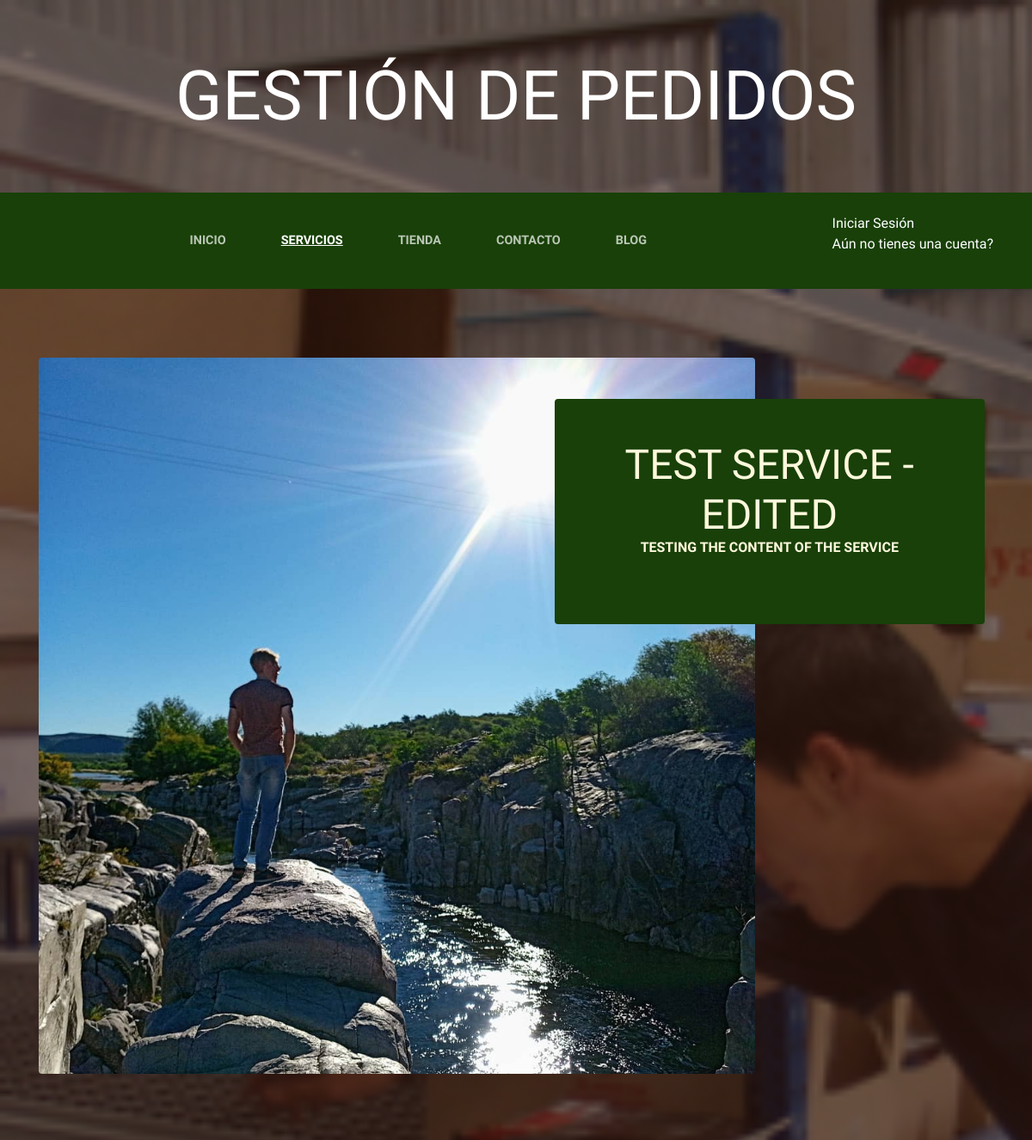
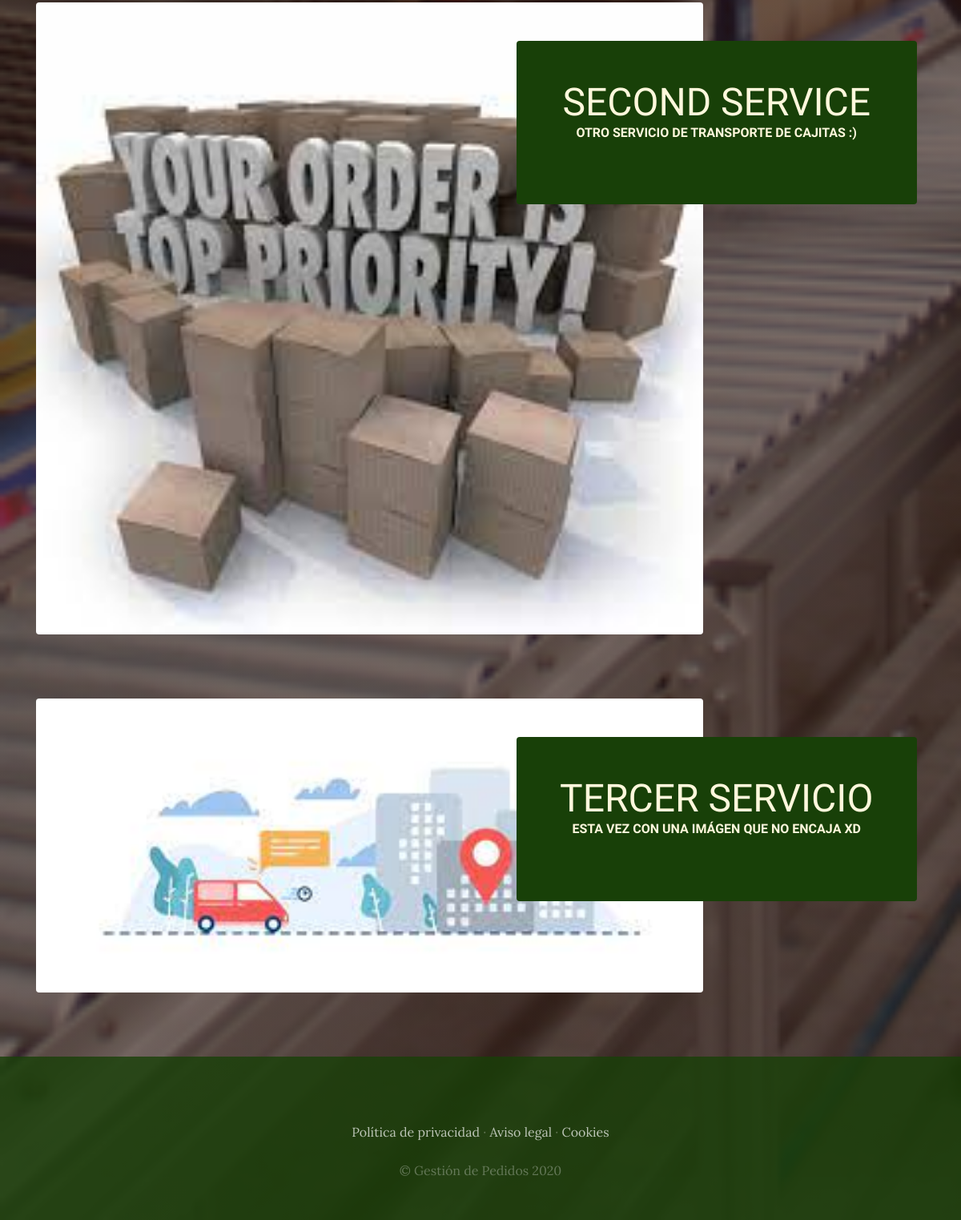
Screenshot of /app_services/ with the database file from the repository (2 pictures, top to bottom).
### app_services/models.py (models this page shows, shortened)
class Service(models.Model):
    title=models.CharField(max_length=50)
    content=models.CharField(max_length=50)
    image=models.ImageField(upload_to='services')
    created=models.DateTimeField(auto_now_add=True)
    updated=models.DateTimeField(auto_now=True)
    class Meta:
        verbose_name='service'
        verbose_name_plural='services'

### app_services/views.py (the view)
# urls.py: path('', views.services, name='Services'),
def services(request):
    services=Service.objects.all()
    return render(request, "app_services/services.html", {
        'services':services,
    })

### shopping_cart/context_processor.py (called while the page is built)
def cart_value(request):
    cart=Cart(request)
    check=0
    for key, value in request.session['cart'].items():
        check=check+(float(value['price']))
    return {'cart_value':check}

### app_services/templates/app_services/services.html
{% extends 'app_store/base.html' %}
{% load static %}
{% block content %}
    {% for service in services %}
    <section class="page-section clearfix">
    <div class="container">
        <div class="intro">
            <img class="intro-img img-fluid mb-3 mb-lg-0 rounded" src={{service.image.url}}  %} alt="Una foto">
            <div class="intro-text left-0 text-center bg-faded p-5 rounded">
            <h2 class="section-heading mb-4" >
                <span class="section-heading-lower">{{service.title}}</span>
                <span class="section-heading-upper">{{service.content}}</span>
            </h2>
            </div>
        </div>
    </div>
    </section>
    {% endfor %}
{% endblock content %}

### app_store/templates/app_store/base.html (shortened to what this page needs)
<html>
<head>
    {% load static %}
    <link href=   {% static 'app_store/vendor/bootstrap/css/bootstrap.min.css' %} rel="stylesheet">
    <link href= {% static "app_store/css/gestion.css" %} rel="stylesheet">
</head>
<body>
    <h1 class="site-heading text-center text-white d-none d-lg-block">
        <span class="site-heading-lower">Gestión de Pedidos</span>
      </h1>
 <nav class="navbar navbar-expand-lg navbar-dark py-lg-4" id="mainNav">
    <div class="container" style='color:white'>
      <div class="collapse navbar-collapse" id="navbarResponsive">
        <ul class="navbar-nav mx-auto">
          <li class="nav-item {% if request.path == '/app_store/' %} active {% endif %} px-lg-4">
            <a class="nav-link text-uppercase text-expanded" href="{% url 'app_store:Home' %}">Inicio</a>
          </li>
          <li class="nav-item {% if '/app_services/' in request.path %} active {% endif %} px-lg-4">
            <a class="nav-link text-uppercase text-expanded" href="{% url 'app_services:Services' %}">Servicios</a>
          </li>
          <li class="nav-item {% if request.path|slice:':13' == "/app_products" %} active {% endif %} px-lg-4">
            <a class="nav-link text-uppercase text-expanded" href="{% url 'app_products:Store' %}">Tienda</a>
          </li>
          <li class="nav-item {% if request.path|slice:':12' == "/app_contact" %} active {% endif %} px-lg-4">
            <a class="nav-link text-uppercase text-expanded" href="{% url 'app_contact:Contact' %}">Contacto</a>
          </li>
          <li class="nav-item {% if "/app_blog/" in request.path %} active {% endif %} px-lg-4">
            <a class="nav-link text-uppercase text-expanded" href="{% url 'app_blog:Blog' %}">Blog</a>
          </li>
        </ul>
      </div>
      <div class='sesion'>
      {% if request.user.is_authenticated %}
        <ul class='sesion__ul'>
          <li class= 'sesion__saludo'> Hola {{user.username|capfirst}} </li>
          <li ><a class='sesion__item' href="{% url 'app_store:Logout' %}" style='color:white; list-style: none;'> Cerrar Sesión </a></li>
        </ul>
        {% else %}
        <ul class='sesion__ul'>
        <li><a  class='sesion__item' href="{% url 'app_store:Home' %}" style='color:white;'>Iniciar Sesión</a></li>
        <li><a class='sesion__item' href="{% url 'app_register:Register' %}" style='color:white;'>Aún no tienes una cuenta?</a></li>
        </ul>
      {% endif %}
      </div>
    </div>
  </nav>
{% block content %}{% endblock content %}
    <footer class="footer text-faded text-center py-5">
      <div class="container">
        <p class="m-0 mbt">
        	<a href="sample.html" class="link">Política de privacidad</a> ·
        	<a href="sample.html" class="link">Aviso legal</a> ·
        	<a href="sample.html" class="link">Cookies</a>
		</p>
        <p class="m-0 mbt1">&copy; Gestión de Pedidos 2020</p>
      </div>
	</footer>
</body>
</html>

### app_store/static/app_store/css/gestion.css (style rules this page uses)
body { font-family: 'Lora'; background: linear-gradient(rgba(47, 23, 15, 0.65), rgba(47, 23, 15, 0.65)), url("../img/bg_main.jpg"); background-attachment: fixed; background-position: center; background-size: cover; }
h1, h2, h3, h4, h5, h6 { font-family: 'Raleway'; }
p { line-height: 1.75; }
.text-faded { color: rgba(255, 255, 255, 0.3); }
.site-heading { margin-top: 5rem; margin-bottom: 5rem; text-transform: uppercase; line-height: 1; font-family: 'Raleway'; }
.site-heading .site-heading-lower { font-size: 5rem; font-weight: 100; line-height: 4rem; }
.page-section { margin-top: 5rem; margin-bottom: 5rem; }
.section-heading { text-transform: uppercase; }
.section-heading .section-heading-upper { display: block; font-size: 1rem; font-weight: 800; padding-bottom:.5rem; }
.section-heading .section-heading-lower { display: block; font-size: 3rem; font-weight: 100; }
.bg-faded { background-color: rgba(255, 255, 255, 0.85); }
#mainNav { background-color: rgba(24, 64, 8); font-family: 'Raleway'; }
#mainNav .navbar-nav .nav-item .nav-link { color: rgba(255, 255, 255, 0.7); font-weight: 800; }
#mainNav .navbar-nav .nav-item.active .nav-link { color: #ffffff; text-decoration: underline; }
@media (min-width: 992px) { #mainNav .navbar-nav .nav-item .nav-link { font-size: 0.9rem; } }
.intro { position: relative; }
@media (min-width: 992px) { .intro .intro-img { width: 75%; float: left; } }
@media (min-width: 992px) { .intro .intro-text { left: 600; width: 60%; margin-top: 3rem; background-color: rgba(24, 64, 8); color: cornsilk; position: absolute; } }
@media (min-width: 1200px) { .intro .intro-text { width: 45%; } }
.footer { background-color: rgba(24, 64, 8, 0.8); }
.mbt { padding-top: 2rem; }
.mbt1 { padding-top: 1.25rem; }
a.link { color: rgba(255, 255, 255, 0.7); }
.sesion { text-decoration: none; color: white; }
.sesion__ul { list-style: none; }

### rows the page displays
Service: image (picture), title "TEST SERVICE - EDITED", content "TESTING THE CONTENT OF THE SERVICE"
Service: image (picture), title "SECOND SERVICE", content "OTRO SERVICIO DE TRANSPORTE DE CAJITAS :)"
Service: image (picture), title "TERCER SERVICIO", content "ESTA VEZ CON UNA IMÁGEN QUE NO ENCAJA XD"
